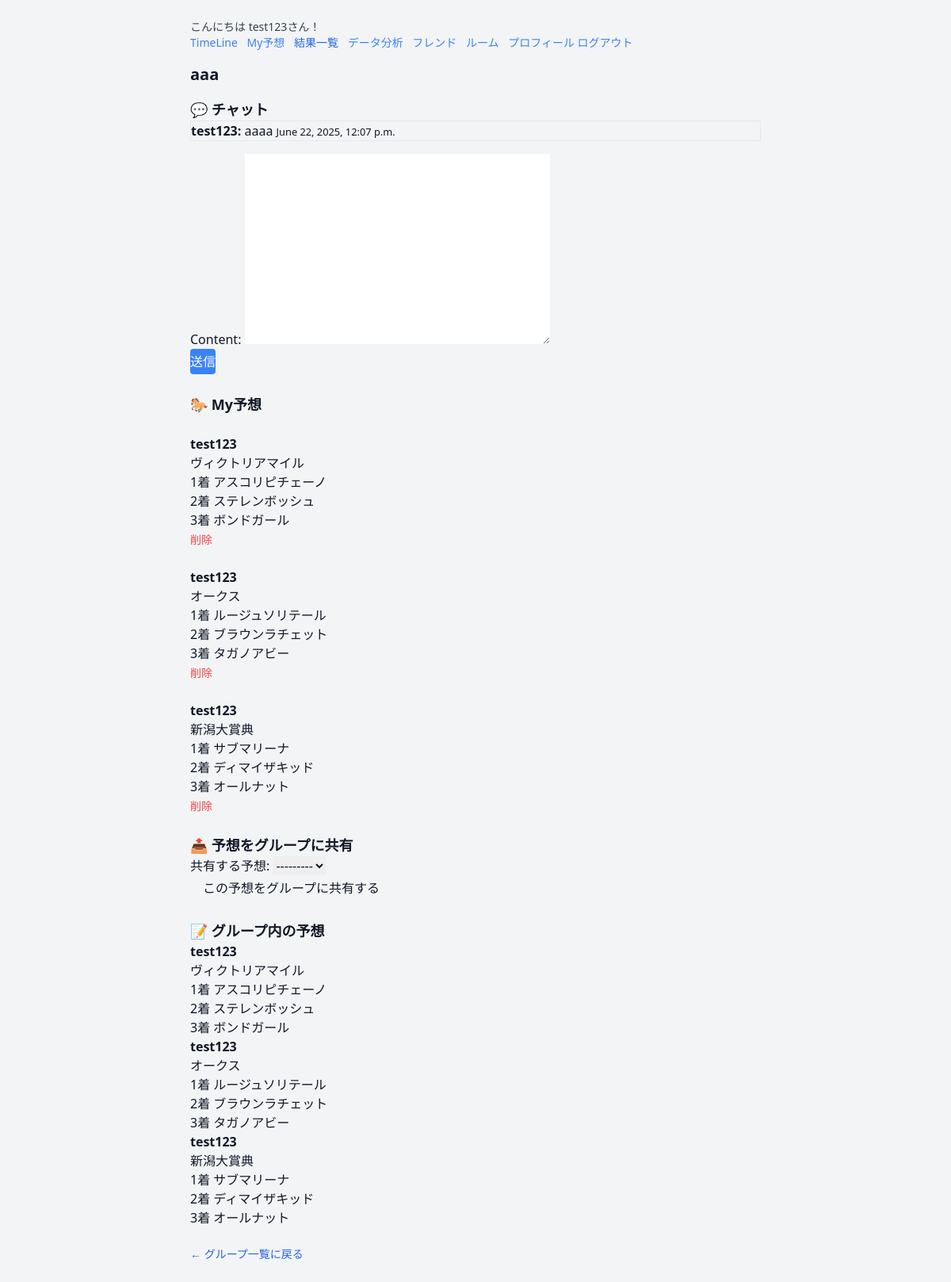
The app's page /groups/1/ (signed in) with its own data.
### prediction/models.py (models this page shows, shortened)
class PredictionGroup(models.Model):
    name = models.CharField(max_length=100, unique=True)
    members = models.ManyToManyField(User, related_name='prediction_groups')

class GroupMessage(models.Model):
    group = models.ForeignKey(PredictionGroup, on_delete=models.CASCADE)
    sender = models.ForeignKey(User, on_delete=models.CASCADE)
    content = models.TextField()
    timestamp = models.DateTimeField(auto_now_add=True)

class GroupPrediction(models.Model):
    group = models.ForeignKey(PredictionGroup, on_delete=models.CASCADE)
    user = models.ForeignKey(User, on_delete=models.CASCADE)
    race = models.ForeignKey(Race, on_delete=models.CASCADE)
    first_position = models.ForeignKey(Horse, on_delete=models.CASCADE, related_name='group_first_predictions')
    second_position = models.ForeignKey(Horse, on_delete=models.CASCADE, related_name='group_second_predictions')
    third_position = models.ForeignKey(Horse, on_delete=models.CASCADE, related_name='group_third_predictions')
    submitted_at = models.DateTimeField(auto_now_add=True)

class Race(models.Model):
    name = models.CharField(max_length=100)

class Horse(models.Model):
    name = models.CharField(max_length=100)
    race = models.ForeignKey('Race', related_name='horses', on_delete=models.CASCADE)

### prediction/views.py (the view, shortened to what this page needs)
# urls.py: path('groups/<int:group_id>/', views.group_detail, name='group_detail'),
@login_required
def group_detail(request, group_id):
    group = get_object_or_404(PredictionGroup, id=group_id)
    share_form = SelectMyPredictionForm(user=request.user, group=group)
    message_form = GroupMessageForm()
    messages_list = GroupMessage.objects.filter(group=group).order_by('-timestamp')
    predictions = GroupPrediction.objects.filter(group=group).order_by('-submitted_at')
    return render(request, 'group_detail.html', {
        'group': group,
        'messages': messages_list,
        'predictions': predictions,
        'share_form': share_form,
        'message_form': message_form,
    })

### prediction/forms.py
class SelectMyPredictionForm(forms.Form):
    my_prediction = forms.ModelChoiceField(
        queryset=Prediction.objects.none(),
        label="共有する予想",
    )
    def __init__(self, *args, user=None, group=None, **kwargs):
        super().__init__(*args, **kwargs)
        if user:
            used_ids = GroupPrediction.objects.filter(group=group, user=user).values_list("race_id", flat=True)
            self.fields["my_prediction"].queryset = Prediction.objects.filter(user=user).exclude(race_id__in=used_ids)

class GroupMessageForm(forms.ModelForm):
    class Meta:
        model = GroupMessage
        fields = ['content']

### theme/templates/group_detail.html (shortened to what this page needs)
{% extends 'base.html' %}
{% block content %}
<h1 class="text-xl font-bold mb-4">{{ group.name }}</h1>
<h2 class="text-lg font-semibold">💬 チャット</h2>
<ul class="border p-2 mb-4 max-h-48 overflow-y-scroll">
  {% for message in messages %}
  <li>
    <strong>{{ message.sender.username }}:</strong> {{ message.content }}
    <small class="text-gray-400">{{ message.timestamp }}</small>
  </li>
  {% endfor %}
</ul>
<form method="post">
  {% csrf_token %} {{ message_form.as_p }}
  <button
    type="submit"
    name="message_submit"
    class="bg-blue-500 text-white px-3 py-1 rounded"
  >
    送信
  </button>
</form>
<h2 class="text-lg font-semibold mt-6">🐎 My予想</h2>
<ul class="mb-4">
  {% for p in predictions %}
  <li>
    <span class="inline-block">
      <li>
        <strong>{{ p.user.username }}</strong> <br />
        {{ p.race.name }}<br />
        1着 {{ p.first_position.name }}<br />
        2着 {{ p.second_position.name }}<br />
        3着 {{ p.third_position.name }}
      </li>
    </span>
    {% if request.user == p.user %}
    <a
      href="{% url 'delete_group_prediction' group.id p.id %}"
      class="text-red-500 text-sm ml-2"
      onclick="return confirm('本当に削除しますか？');"
    >
      削除
    </a>
    {% endif %}
  </li>
  {% empty %}
  <li>まだ共有された予想はありません。</li>
  {% endfor %}
</ul>
<h2 class="text-lg font-semibold mt-6">📤 予想をグループに共有</h2>
<form method="post" class="mb-6">
  {% csrf_token %} {{ share_form.as_p }}
  <button
    type="submit"
    name="share_prediction"
    class="bg-green-600 text-black px-4 py-1 rounded"
  >
    この予想をグループに共有する
  </button>
</form>
<h3 class="text-lg font-bold">📝 グループ内の予想</h3>
<ul class="list-disc pl-5">
  {% for p in predictions %}
  <li>
    <strong>{{ p.user.username }}</strong> <br />
    {{ p.race.name }}<br />
    1着 {{ p.first_position.name }}<br />
    2着 {{ p.second_position.name }}<br />
    3着 {{ p.third_position.name }}
  </li>
  {% empty %}
  <li>まだ共有された予想はありません。</li>
  {% endfor %}
</ul>
<a href="{% url 'group_list' %}" class="text-sm text-blue-600 mt-6 inline-block"
  >← グループ一覧に戻る</a
>
{% endblock %}

### theme/templates/base.html (shortened to what this page needs)
{% load static %}
<!DOCTYPE html>
<html>
  <head>
    <link href="{% static 'css/output.css' %}" rel="stylesheet" />
  </head>
  <body class="bg-gray-100 text-gray-900">
    <div class="max-w-3xl mx-auto p-6">
      {% if user.is_authenticated %}
      <div class="mb-4 text-sm text-gray-700">
        <p>こんにちは {{ user.username }}さん！</p>
        <a
          href="{% url 'timeline' %}"
          class="text-blue-500 mr-2 hover:bg-blue-600 rounded"
        >
          TimeLine
        </a>
        <a
          href="{% url 'prediction_list' %}"
          class="text-blue-500 hover:underline mr-2"
          >My予想</a
        >
        <a
          href="{% url 'result_list' %}"
          class="ml-4 text-blue-600 hover:underline mr-2"
          >結果一覧</a
        >
        <a
          href="{% url 'analysis' %}"
          class="text-blue-500 hover:underline mr-2"
          >データ分析</a
        >
        <a
          href="{% url 'user_list' %}"
          class="text-blue-500 hover:underline mr-2"
          >フレンド</a
        >
        <a
          href="{% url 'group_list' %}"
          class="text-blue-500 hover:underline mr-2"
          >ルーム</a
        >
        <a href="{% url 'profile' %}" class="text-blue-500 hover:underline"
          >プロフィール</a
        >
        <form action="{% url 'logout' %}" method="post" class="inline">
          <button type="submit" class="text-blue-500 hover:bg-red-500 mr-2">
            ログアウト
          </button>
        </form>
      </div>
      {% else %}
      <a href="{% url 'login' %}" class="text-sm text-blue-500">ログイン</a>
      {% endif %} {% block content %}{% endblock %}
    </div>
  </body>
</html>

### records on screen
PredictionGroup: name "aaa"
GroupMessage: sender.username "test123", content "aaaa", timestamp "June 22, 2025, 12:07 p.m."
GroupPrediction: user.username "test123", race.name "ヴィクトリアマイル", first_position.name "アスコリピチェーノ", second_position.name "ステレンボッシュ", third_position.name "ボンドガール", shows "削除"
GroupPrediction: user.username "test123", race.name "オークス", first_position.name "ルージュソリテール", second_position.name "ブラウンラチェット", third_position.name "タガノアビー", shows "削除"
GroupPrediction: user.username "test123", race.name "新潟大賞典", first_position.name "サブマリーナ", second_position.name "ディマイザキッド", third_position.name "オールナット", shows "削除"

### other values on screen
{{ user.username }} "test123"
